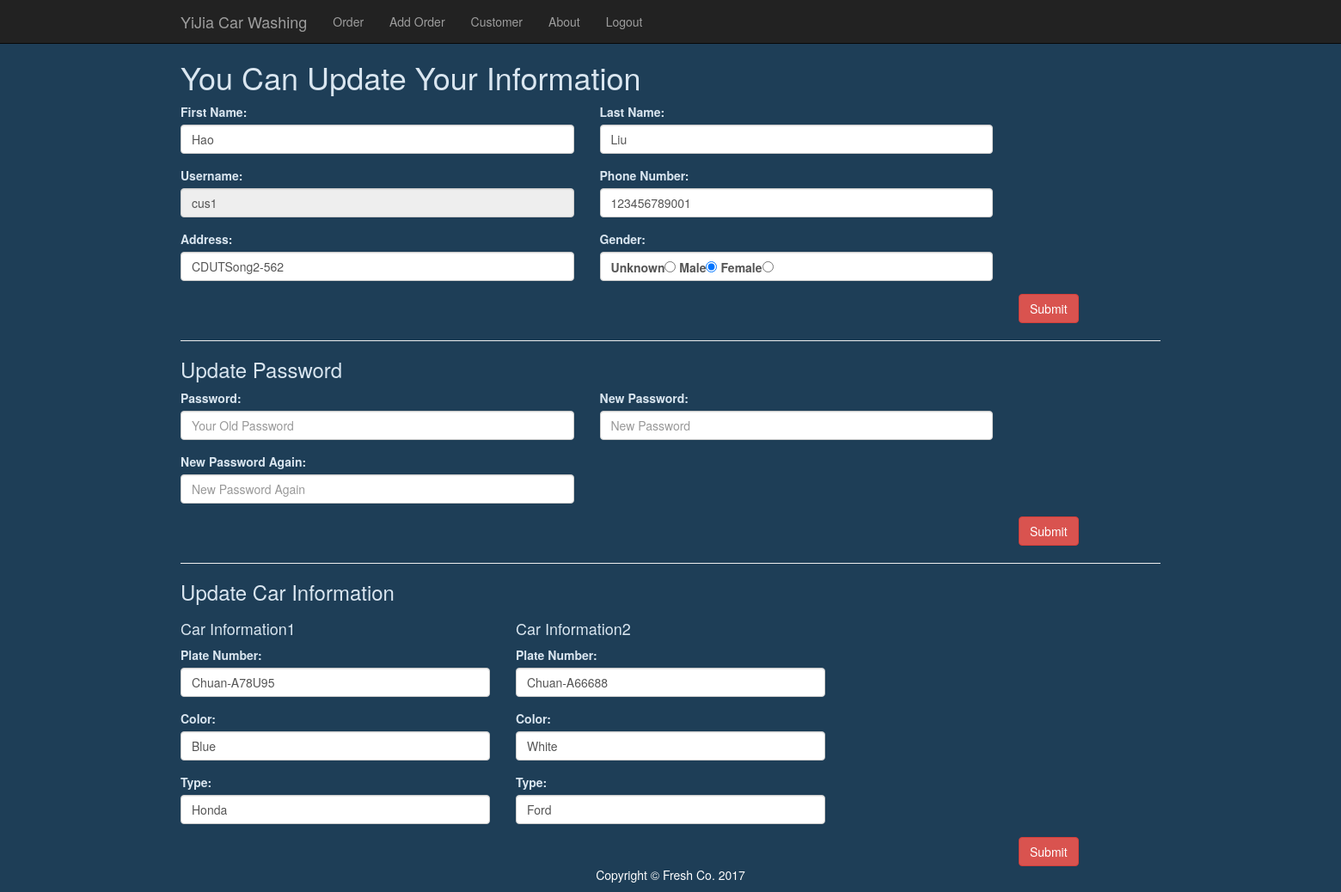
/index.php?page=customer (signed in), run on the app's committed database.
### tables this page shows
CREATE TABLE IF NOT EXISTS `customer` (
  `id` int(10) unsigned NOT NULL,
  `username` varchar(50) DEFAULT NULL,
  `pwdhash` varchar(60) DEFAULT NULL,
  `salt` varchar(10) DEFAULT NULL,
  `FirstName` varchar(10) DEFAULT NULL,
  `LastName` varchar(10) NOT NULL,
  `sex` tinyint(1) DEFAULT NULL,
  `tel` varchar(20) DEFAULT NULL,
  `address` varchar(225) DEFAULT NULL,
  `balance` double DEFAULT NULL,
  `birth` date DEFAULT NULL
);

CREATE TABLE IF NOT EXISTS `car` (
  `id` int(11) NOT NULL,
  `plate` varchar(50) DEFAULT NULL,
  `brand` varchar(100) DEFAULT NULL,
  `color` varchar(100) DEFAULT NULL,
  `cus_id` int(10) unsigned DEFAULT NULL
);

### inc/db.php (called while the page is built, shortened)
<?php
 class Mysql{
	function __construct(){
		$this->conn=$this->getConn();
	}
	function getConn(){
        $conn =  mysql_connect('localhost','root','') or die("Cannot connect to server".mysql_error());
        return $conn;
    }
	function fetch($result){
        $row = mysql_fetch_array($result);
        return $row;
    }
	function query($sql){
        $res = mysql_query($sql,$this->conn) or die(mysql_error());
		return $res;
	}
}
$mysql = new Mysql();
?>

### app/customer.php (the view, shortened to what this page needs)
<div class="container">
       <div class="row">
			<div class="col-md-12 customer">
			<h1>You Can Update Your Information</h1>
			</div>
			<?php
				$sql_cusinfo = "SELECT * FROM customer WHERE id = '".$_SESSION['customer_id']."'";
				$result_cusinfo = $mysql->query($sql_cusinfo);
				$cusinfo = $mysql->fetch($result_cusinfo);
			?>
			<form method='post'>
			    <div class="form-group col-md-5 col-md-offset-0 customer">
			    	<label for='fname'>First Name:</label>
					<input type="text" maxlength="20" class="form-control" name="fname" id="fname" value="<?php echo $cusinfo['FirstName']; ?>">
				</div>
				<div class="form-group col-md-5 col-md-offset-0 customer">
			    	<label for='lname'>Last Name:</label>
					<input type="text" maxlength="20" class="form-control" name="lname" id="lname" value="<?php echo $cusinfo['LastName']; ?>">
				</div>
			    <div class="form-group col-md-5 col-md-offset-0 customer">
			    	<label for='username'>Username:</label>
					<input type="text" class="form-control" name="username" id='username' value="<?php echo $cusinfo['username']; ?>" disabled>
				</div>
			    <div class="form-group col-md-5 col-md-offset-0 customer">
			    	<label for='phone'>Phone Number:</label>
					<input type="text" maxlength="13" class="form-control" name="phone" id='phone' value="<?php echo $cusinfo['tel']; ?>">
				</div>
				<div class="form-group col-md-5 col-md-offset-0 customer">
			    	<label for='address'>Address:</label>
					<input type="text" maxlength="40" class="form-control" name="address" id='address' value="<?php echo $cusinfo['address']; ?>">
				</div>
                   <div class="form-group col-md-5 col-md-offset-0 customer">
			    	<label for='sex'>Gender:</label>
                       <div class="form-control">
			            <label>Unknown<input type='radio' name='sex' value=0 checked/></label>
			            <label>Male<input type='radio' name='sex' value=1/></label>
			            <label>Female<input type='radio' name='sex' value=2/></label>
                       </div>
				</div>
				<div class="col-md-12 col-md-offset-10 customer">
			    	<input type="submit" value="Submit" class="btn btn-danger">
				</div>
			</form>
			<div class="col-md-12 customer">
				<hr>
				<h3>Update Password</h3>
			</div>
			<form method="post">
		    	<div class="form-group col-md-5 col-md-offset-0 customer">
		   		 	<label for='password'>Password:</label>
					<input type="text" class="form-control" name="password" id='password' placeholder="Your Old Password" required>
				</div>
		    	<div class="form-group col-md-5 col-md-offset-0 customer">
		   		 	<label for='newpassword'>New Password:</label>
					<input type="text" class="form-control" name="newpassword" id='newpassword' placeholder="New Password" required>
				</div>
		    	<div class="form-group col-md-5 col-md-offset-0 customer">
		   		 	<label for='newpasswordagain'>New Password Again:</label>
					<input type="text" class="form-control" name="newpasswordagain" id='newpasswordagain' placeholder="New Password Again" required>
				</div>
				<div class="col-md-12 col-md-offset-10 customer">
			    	<input type="submit" value="Submit" class="btn btn-danger">
				</div>
			</form>
			<div class="col-md-12 customer"><hr>
				<h3>Update Car Information</h3>
			</div>
			<?php
			$sql_cuscarid = "SELECT * FROM car WHERE cus_id ='".$_SESSION['customer_id']."'";
			$result_cuscarid = $mysql->query($sql_cuscarid);
			$num = 0;
			while ($row_carinfo = $mysql->fetch($result_cuscarid)) {
				$num ++;
			?>
				<form method="post">
					<div class="col-md-4 customer">
					<h4>Car Information<?php echo $num;?></h4>
			   	 		<div class="form-group  col-md-offset-0 customer">
			   			 	<label for='plate'>Plate Number:</label>
							<input type="text" class="form-control" name="plate<?php echo $num;?>" id='plate' value="<?php echo $row_carinfo['plate']; ?>">
						</div>
			    		<div class="form-group  col-md-offset-0 customer">
			   			 	<label for='colol'>Color:</label>
							<input type="text" class="form-control" name="color<?php echo $num;?>" id='color' value="<?php echo $row_carinfo['color']; ?>">
						</div>
			    		<div class="form-group  col-md-offset-0 customer">
			   			 	<label for='type'>Type:</label>
							<input type="text" class="form-control" name="type<?php echo $num;?>" id='type' value="<?php echo $row_carinfo['brand']; ?>">
						</div>
					</div>
				<?php
			}
				?>
					<div class="col-md-12 col-md-offset-10">
			    		<input type="submit" value="Submit" class="btn btn-danger">
					</div>
			  </form>
	</div>
</div>

### static/css/frontend.css (style rules this page uses)
div { color:black; }
.customer { color:#dae6f0; }

### data on the page
customer: fname "Hao", lname "Liu", username "cus1", phone "123456789001", address "CDUTSong2-562"
car: plate1 "Chuan-A78U95", color1 "Blue", type1 "Honda"
car: plate2 "Chuan-A66688", color2 "White", type2 "Ford"
